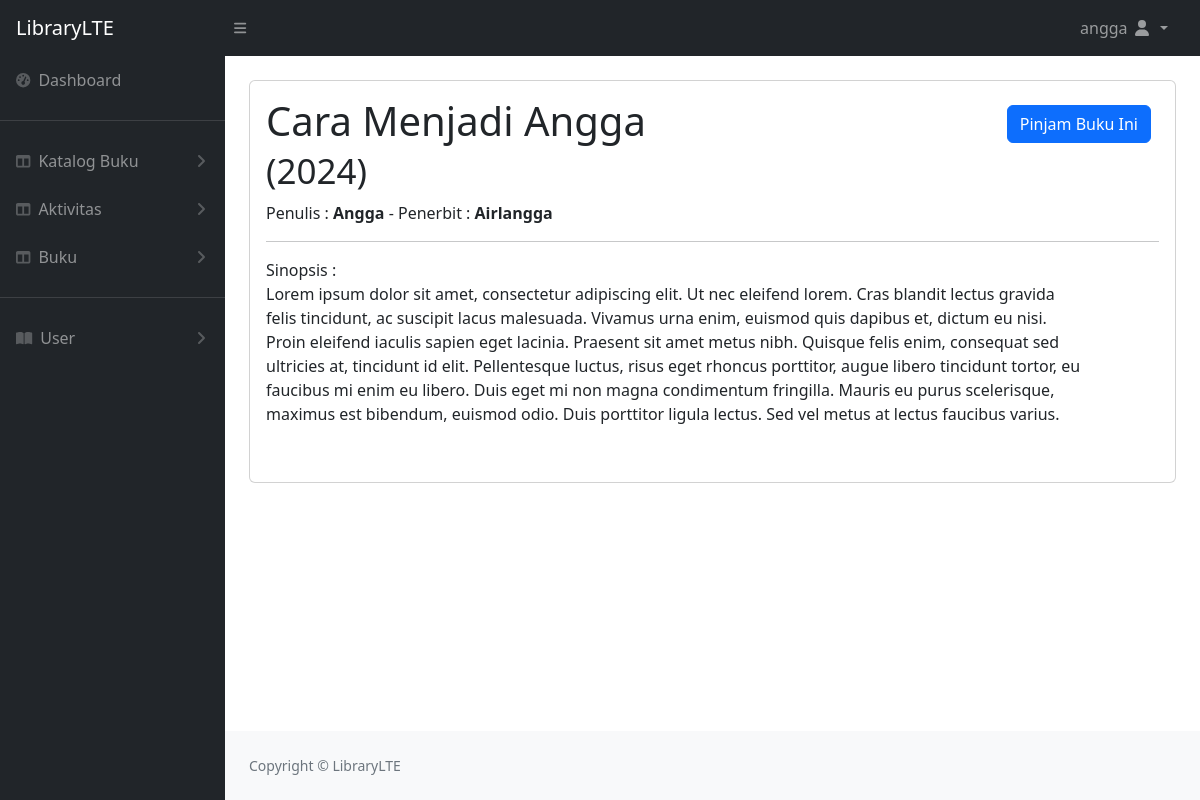
Screenshot of /katalog/detail.php?id=B-1CMA (signed in) with the database file from the repository.
### tables this page shows
CREATE TABLE `staff` (
  `staff_id` char(8) NOT NULL,
  `nama` varchar(100) DEFAULT NULL,
  `jabatan` varchar(100) DEFAULT NULL,
  `email` varchar(100) DEFAULT NULL,
  `telepon` varchar(20) DEFAULT NULL,
  `sandi` char(25) NOT NULL
);

CREATE TABLE `buku` (
  `buku_id` char(8) NOT NULL,
  `judul` varchar(100) DEFAULT NULL,
  `pengarang` varchar(100) DEFAULT NULL,
  `penerbit` varchar(100) DEFAULT NULL,
  `tahun_terbit` int(11) DEFAULT NULL,
  `sinopsis` text DEFAULT NULL,
  `kategori_id` int(11) DEFAULT NULL
);

### katalog/detail.php (the view, shortened to what this page needs)
<?php
include '../config/koneksi.php';
require '../header.php';
?>
                <main>
                    <div class="container-fluid px-4">
                        <div class="card mb-4 mt-4">
                            <div class="card-body mb-4" >
                                <?php
                                $id = $_GET['id'];
                                $sql = "SELECT * FROM buku WHERE buku_id='$id'";
                                $result = $mysqli->query($sql);
                                if ($result->num_rows > 0) {
                                    $row = $result->fetch_array();
                                ?>
                                <div class="row">
                                    <div class="col" >
                                        <h1 class=""><?php echo $row['judul'];?> <small>(<?php echo $row['tahun_terbit'];?>)</small></h1>
                                        Penulis : <b><?php echo $row['pengarang'];?> </b> - Penerbit : <b><?php echo $row['penerbit'];?></b>
                                    </div>
                                    <div class="col d-inline-flex justify-content-end" >
                                        <div class="p-2" >
                                        <button type="button" class="btn btn-primary" data-bs-toggle="modal" data-bs-target="#modalPinjam">
                                            Pinjam Buku Ini
                                        </button>
                                        </div>
                                    </div>
                                </div>
                                <hr>
                                <p>
                                    <div class="row" >
                                        <div class="col-sm" >
                                            Sinopsis :
                                        </div>
                                        <div class="col-sm-11" >
                                            <?php echo $row['sinopsis'];?>
                                        </div>
                                    </div>
                                    <?php } ?>
                                </p>
                            </div>
                        </div>
                    </div>
                </main>
 <?php
require '../footer.php';
?>

### header.php (shortened to what this page needs)
<!DOCTYPE html>
<html lang="en">
    <head>
        <link href="https://cdn.jsdelivr.net/npm/simple-datatables@7.1.2/dist/style.min.css" rel="stylesheet" />
        <link href="../bootstrap/css/styles.css" rel="stylesheet" />
        <link href="https://cdn.jsdelivr.net/npm/select2@4.1.0-rc.0/dist/css/select2.min.css" rel="stylesheet" />
    </head>
    <body class="sb-nav-fixed">
        <nav class="sb-topnav navbar navbar-expand navbar-dark bg-dark">
            <a class="navbar-brand ps-3" href="index.html">LibraryLTE</a>
            <button class="btn btn-link btn-sm order-1 order-lg-0 me-4 me-lg-0" id="sidebarToggle" href="#!"><i class="fas fa-bars"></i></button>
            <ul class="navbar-nav ms-auto ms-md-0 me-3 me-lg-4">
                <li class="nav-item dropdown">
                    <a class="nav-link dropdown-toggle" id="navbarDropdown" href="#" role="button" data-bs-toggle="dropdown" aria-expanded="false"><?php  ?>
                    <?php
                    require ('../config/koneksi.php');
                    $id = $_SESSION['id'];
                    $sql = "SELECT * FROM staff WHERE staff_id='$id'";
                    $result = $mysqli->query($sql);
                    if ($result->num_rows > 0) {
                        $row = $result->fetch_assoc();
                        echo $row["nama"];
                    };
                    ?>
                        <i class="fas fa-user fa-fw"></i>
                    </a>
                </li>
            </ul>
</nav>
        <div id="layoutSidenav">
            <div id="layoutSidenav_nav">
                <nav class="sb-sidenav accordion sb-sidenav-dark" id="sidenavAccordion">
                    <div class="sb-sidenav-menu">
                        <div class="nav">
                            <a class="nav-link" href="../dashboard/">
                                <div class="sb-nav-link-icon"><i class="fas fa-tachometer-alt"></i></div>
                                Dashboard
                            </a>
                            <hr>
                            <a class="nav-link collapsed" href="" data-bs-toggle="collapse" data-bs-target="#collapseKatalog" aria-expanded="false" aria-controls="collapseLayouts">
                                <div class="sb-nav-link-icon"><i class="fas fa-columns"></i></div>
                                Katalog Buku
                                <div class="sb-sidenav-collapse-arrow"><i class="fas fa-angle-down"></i></div>
                            </a>
                            <a class="nav-link collapsed" href="" data-bs-toggle="collapse" data-bs-target="#collapseAktivitas" aria-expanded="false" aria-controls="collapseLayouts">
                                <div class="sb-nav-link-icon"><i class="fas fa-columns"></i></div>
                                Aktivitas
                                <div class="sb-sidenav-collapse-arrow"><i class="fas fa-angle-down"></i></div>
                            </a>
                            <a class="nav-link collapsed" href="" data-bs-toggle="collapse" data-bs-target="#collapseBuku" aria-expanded="false" aria-controls="collapseCash">
                                <div class="sb-nav-link-icon"><i class="fas fa-columns"></i></div>
                                Buku
                                <div class="sb-sidenav-collapse-arrow"><i class="fas fa-angle-down"></i></div>
                            </a>
                            <hr>
                            <a class="nav-link collapsed" href="#" data-bs-toggle="collapse" data-bs-target="#collapseLainnya" aria-expanded="false" aria-controls="collapseLainnya">
                                <div class="sb-nav-link-icon"><i class="fas fa-book-open"></i></div>
                                User
                                <div class="sb-sidenav-collapse-arrow"><i class="fas fa-angle-down"></i></div>
                            </a>
                        </div>
                    </div>
                </nav>
            </div>
            <div id="layoutSidenav_content">

### rows the page displays
staff: nama "angga"
buku: judul "Cara Menjadi Angga", tahun_terbit "2024", pengarang "Angga", penerbit "Airlangga", sinopsis "Lorem ipsum dolor sit amet, consectetur adipiscing elit. Ut nec eleifend lorem. Cras blandit lectus gravida felis tincidunt, ac suscipit lacus malesuada. Vivamus urna enim, euismod quis dapibus et, dictum eu nisi. Proin eleifend iaculis sapien eget lacinia. Praesent sit amet metus nibh. Quisque felis enim, consequat sed ultricies at, tincidunt id elit. Pellentesque luctus, risus eget rhoncus porttitor, augue libero tincidunt tortor, eu faucibus mi enim eu libero. Duis eget mi non magna condimentum fringilla. Mauris eu purus scelerisque, maximus est bibendum, euismod odio. Duis porttitor ligula lectus. Sed vel metus at lectus faucibus varius."
